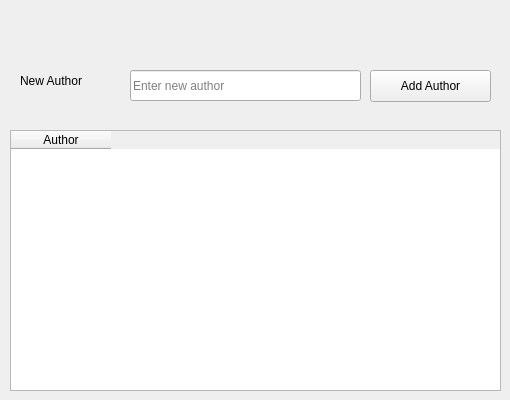
      <widget class="QWidget" name="tab_8">
       <attribute name="title">
        <string>Author</string>
       </attribute>
       <widget class="QLineEdit" name="lineEdit_18">
        <property name="geometry">
         <rect>
          <x>130</x>
          <y>70</y>
          <width>231</width>
          <height>31</height>
         </rect>
        </property>
        <property name="placeholderText">
         <string>Enter new author</string>
        </property>
       </widget>
       <widget class="QTableWidget" name="tableWidget_3">
        <property name="geometry">
         <rect>
          <x>10</x>
          <y>130</y>
          <width>491</width>
          <height>261</height>
         </rect>
        </property>
        <column>
         <property name="text">
          <string>Author</string>
         </property>
        </column>
       </widget>
       <widget class="QPushButton" name="pushButton_15">
        <property name="geometry">
         <rect>
          <x>370</x>
          <y>70</y>
          <width>121</width>
          <height>32</height>
         </rect>
        </property>
        <property name="text">
         <string>Add Author</string>
        </property>
       </widget>
       <widget class="QLabel" name="label_24">
        <property name="geometry">
         <rect>
          <x>20</x>
          <y>70</y>
          <width>111</width>
          <height>21</height>
         </rect>
        </property>
        <property name="text">
         <string>New Author</string>
        </property>
       </widget>
      </widget>
